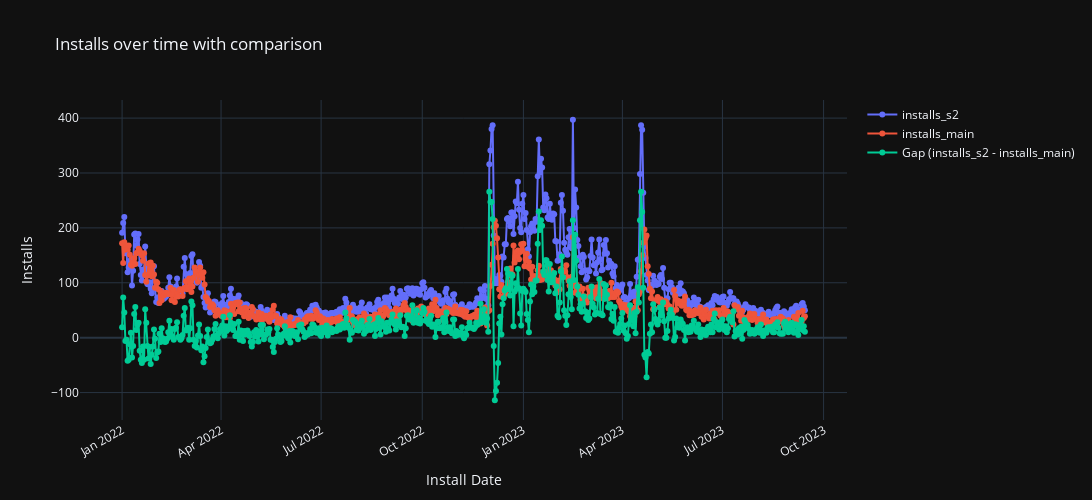

Notebook code for this chart:
### Code cell
#График соотношения установок из двух источников

graph = BaseGraph()
graph.get_compare_s_2_main_gap(df_compare)

### Figure 1 — Plotly figure (JSON) as saved in the notebook; plotly's stock layout.template omitted (floating-point values rounded to 4 significant figures; data arrays with more than 128 entries replaced by an {"elided": "..."} marker saying what was removed)
{"data": [{"hovertemplate": "installs_s2: %{y}<br>Date: %{x}<extra></extra>", "mode": "lines+markers", "name": "installs_s2", "x": {"elided": "622 str values"}, "y": {"elided": "622 float values"}, "type": "scatter"}, {"hovertemplate": "installs_main: %{y}<br>Date: %{x}<extra></extra>", "mode": "lines+markers", "name": "installs_main", "x": {"elided": "622 str values"}, "y": {"elided": "622 int values"}, "type": "scatter"}, {"hovertemplate": "Gap: %{y}<br>Date: %{x}<extra></extra>", "mode": "lines+markers", "name": "Gap (installs_s2 - installs_main)", "x": {"elided": "622 str values"}, "y": {"elided": "622 float values"}, "type": "scatter"}], "layout": {"xaxis": {"title": {"text": "Install Date"}, "tickangle": -30}, "title": {"text": "Installs over time with comparison"}, "yaxis": {"title": {"text": "Installs"}}, "width": 2000, "height": 500, "hovermode": "x unified"}}
